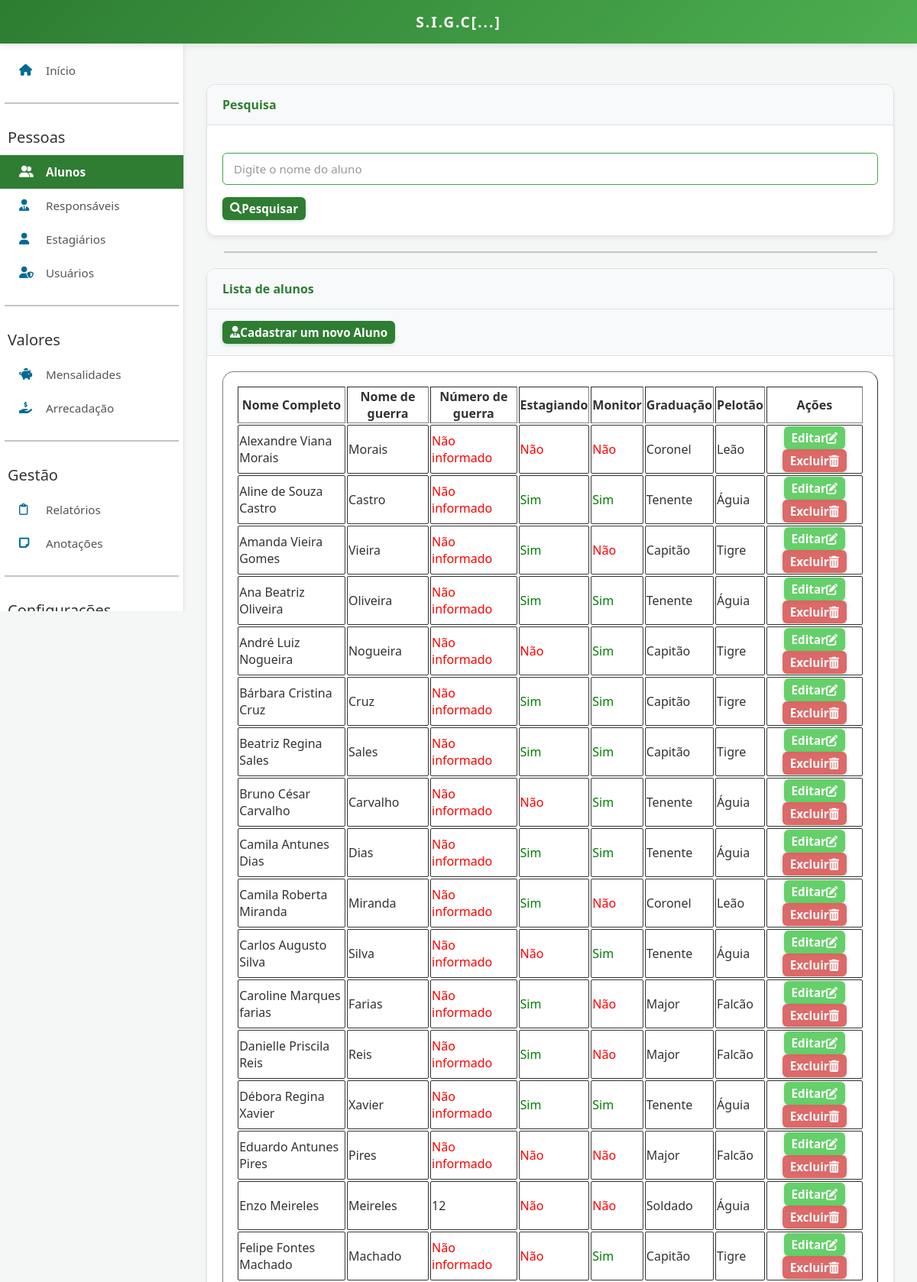
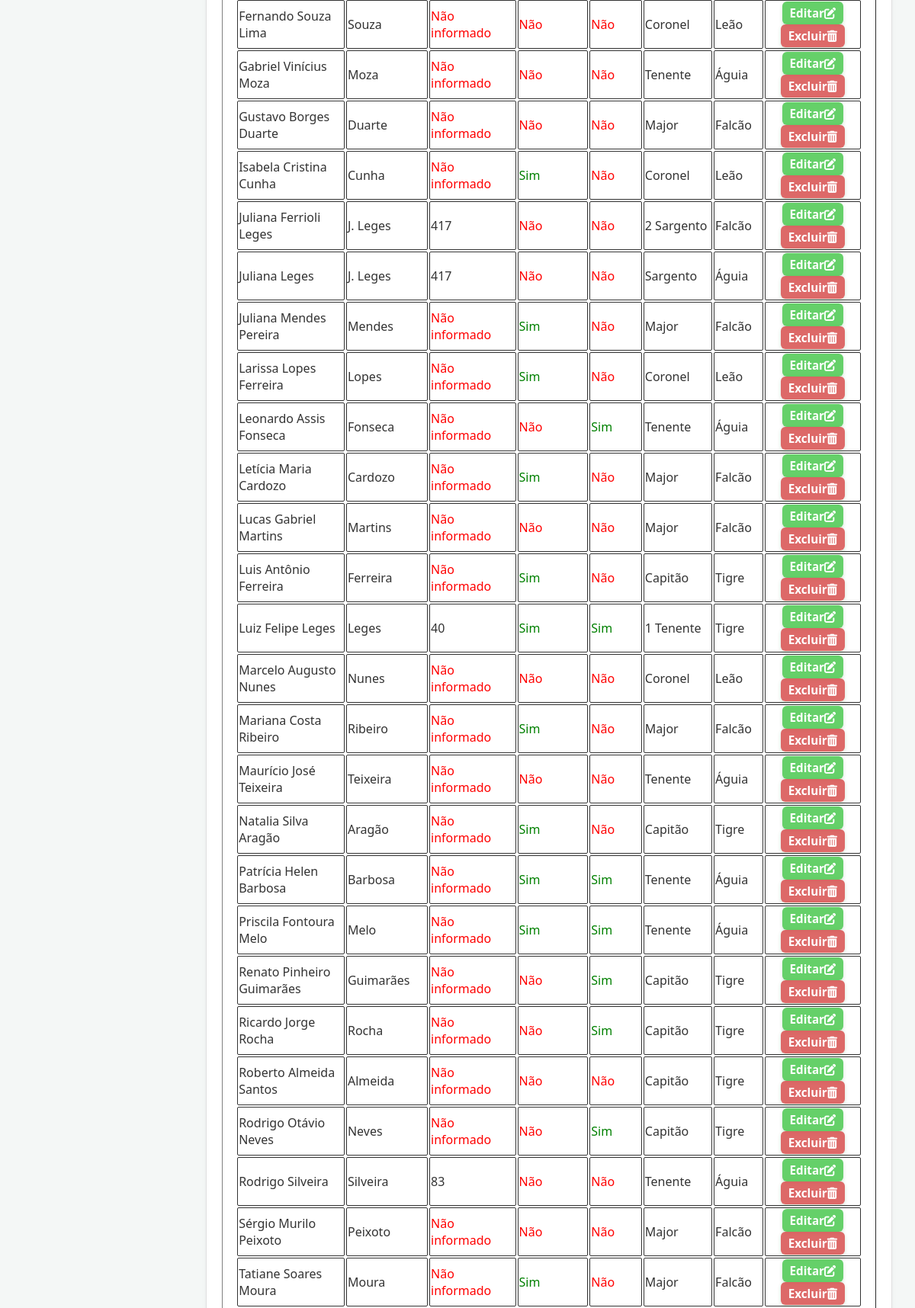
The page /listarAlunos.php (upper part) on the database its author committed (2 pictures, top to bottom).
### tables this page shows
CREATE TABLE IF NOT EXISTS `aluno` (
  `id` int NOT NULL AUTO_INCREMENT,
  `nome` varchar(100) DEFAULT NULL,
  `nome_guerra` varchar(100) DEFAULT NULL,
  `estagiando` tinyint(1) DEFAULT NULL,
  `monitor` tinyint(1) DEFAULT NULL,
  `graduacao` varchar(50) DEFAULT NULL,
  `numero` int DEFAULT NULL,
  `nota_provao` decimal(5,2) DEFAULT NULL,
  `id_pelotao` int DEFAULT NULL,
  `id_mensalidade` int DEFAULT NULL,
  PRIMARY KEY (`id`),
  KEY `id_pelotao` (`id_pelotao`),
  KEY `fk_aluno_mensalidade` (`id_mensalidade`)
);

### listarAlunos.php (the view, shortened to what this page needs)
<?php
include "conecta.php";
$sqlLista = "SELECT * FROM aluno ORDER BY nome";
$resultadoLista = mysqli_query($conn, $sqlLista);
?>
<!DOCTYPE html>
<html lang="en">
<head>
    <?php
    if ($_SESSION['tema'] == 'verdeEscuro') {
        echo '<link rel="stylesheet" href="styleVerdeEscuro.css">';
    } else if ($_SESSION['tema'] == 'verdeClaro') {
        echo '<link rel="stylesheet" href="styleVerdeClaro.css">';
    } else if ($_SESSION['tema'] == 'azulEscuro') {
        echo '<link rel="stylesheet" href="styleAzulEscuro.css">';
    } else if ($_SESSION['tema'] == 'azulClaro') {
        echo '<link rel="stylesheet" href="styleAzulClaro.css">';
    } else if ($_SESSION['tema'] == 'rosaEscuro') {
        echo '<link rel="stylesheet" href="styleRosaEscuro.css">';
    } else if ($_SESSION['tema'] == 'rosaClaro') {
        echo '<link rel="stylesheet" href="styleRosaClaro.css">';
    } else {
        echo '<link rel="stylesheet" href="styleVerdeClaro.css">';
    }
    ?>
    <link rel="stylesheet" href="https://cdnjs.cloudflare.com/ajax/libs/font-awesome/6.0.0/css/all.min.css">
</head>
<body>
    <header>
        <h1>S.I.G.C[...]</h1>
    </header>
    <ul class="sidenav">
        <li><a href="index.php"><i class="fa-solid fa-house"></i> Início</a></li>
        <hr>
        <div style="padding: 10px;"><span style="font-size:20px;">Pessoas</span></div>
        <li><a class="active" href="listarAlunos.php"><i class="fa-solid fa-user-group"></i> Alunos</a></li>
        <li><a href="listarResponsaveis.php"><i class="fa-solid fa-user-tie"></i> Responsáveis</a></li>
        <li><a href="listarEstagiario.php"><i class="fa-solid fa-user"></i> Estagiários</a></li>
        <li><a href="cadastrarUsuario.php"><i class="fa-solid fa-user-shield"></i> Usuários</a></li>
        <hr>
        <div style="padding: 10px;"><span style="font-size:20px;">Valores</span></div>
        <li><a href="listarMensalidades.php"><i class="fa-solid fa-piggy-bank"></i> Mensalidades</a></li>
        <li><a href="arrecadacao.php"><i class="fa-solid fa-hand-holding-dollar"></i> Arrecadação</a></li>
        <hr>
        <div style="padding: 10px;"><span style="font-size:20px;">Gestão</span></div>
        <li><a href="relatorios.php"><i class="fa-regular fa-clipboard"></i> Relatórios</a></li>
        <li><a href="listarAnotacoes.php"><i class="fa-solid fa-note-sticky"></i> Anotações</a></li>
        <hr>
        <div style="padding: 10px;"><span style="font-size:20px;">Configurações</span></div>
    </ul>
    <div class="main-wrapper">
        <div class="content">
            <div class="card">
                <div class="card-header">Pesquisa</div>
                <div class="card-body">
                    <form method="POST" action="">
                        <p><input type="text" name="pesquisa" placeholder="Digite o nome do aluno"></p>
                        <button type="submit"><i class="fa-solid fa-magnifying-glass"></i> Pesquisar</button>
                        </form>
                </div>
            </div>
            <hr>
            <?php if (mysqli_num_rows($resultadoLista) > 0) { ?>
                <div class="card">
                    <div class="card-header">Lista de alunos</div>
                    <div class="card-header"><label><a href="cadastrarAluno.php"><button> <i class="fa-solid fa-user-tie"></i> Cadastrar um novo Aluno</button></a></label></div>
                    <div class="card-body">
                        <table border="1">
                            <tr>
                                <th>Nome Completo</th>
                                <th>Nome de guerra</th>
                                <th>Número de guerra</th>
                                <th>Estagiando</th>
                                <th>Monitor</th>
                                <th>Graduação</th>
                                <th>Pelotão</th>
                                <th>Ações</th>
                            </tr>
                            <?php
                            while ($dados = mysqli_fetch_assoc($resultadoLista)) {
                            ?>
                                <tr>
                                    <td>
                                        <?php $msgNum = ($dados['nome']) ? $dados['nome'] : '<span style="color:red;">Não informado</span>';
                                        echo $msgNum; ?>
                                    </td>
                                    <td>
                                        <?php $msgNum = ($dados['nome_guerra']) ? $dados['nome_guerra'] : '<span style="color:red;">Não informado</span>';
                                        echo $msgNum; ?>
                                    </td>
                                    <td>
                                        <?php $msgNum = ($dados['numero']) ? $dados['numero'] : '<span style="color:red;">Não informado</span>';
                                        echo $msgNum; ?>
                                    </td>
                                    <td>
                                        <?php
                                        if ($dados['estagiando'] == 1) {
                                            echo '<span style="color:green;">Sim</span>';
                                        } else {
                                            echo '<span style="color:red;">Não</span>';
                                        }
                                        ?>
                                    </td>
                                    <td>
                                        <?php
                                        if ($dados['monitor'] == 1) {
                                            echo '<span style="color:green;">Sim</span>';
                                        } else {
                                            echo '<span style="color:red;">Não</span>';
                                        }
                                        ?>
                                    </td>
                                    <td>
                                        <?php echo $dados['graduacao']; ?>
                                    </td>
                                    <td>
                                        <?php
                                        if ($dados['id_pelotao'] == 1) {
                                            echo 'Águia';
                                        } else if ($dados['id_pelotao'] == 2) {
                                            echo 'Falcão';
                                        } else if ($dados['id_pelotao'] == 3) {
                                            echo 'Tigre';
                                        } else if ($dados['id_pelotao'] == 4) {
                                            echo 'Leão';
                                        } else if ($dados['id_pelotao'] == 5) {
                                            echo 'Cobra';
                                        } else {
                                            echo '<span style="color:red;">Não informado</span>';
                                        }
                                        ?>
                                    </td>
                                    <td class="acoes">
                                        <a class="botaoTable" href="editarAluno.php?id_aluno=<?php echo $dados['id']; ?>">
                                            <button class="botaoTable_editar"> Editar <i class="fa-solid fa-pen-to-square"></i>
                                            </button>
                                        </a>
                                            <button class="botaoTable_excluir botaoAbrir" data-id="<?php echo $dados['id']; ?>"> Excluir <i class="fa-solid fa-trash-can"></i>
                                            </button>
                                    </td>
                                </tr>
                            <?php
                            }
                                } ?>
                        </table>
                    </div>
                </div>
        </div>
</body>
</html>

### styleVerdeClaro.css (style rules this page uses)
:root { --primary: #2e7d32; --primary-light: #4caf50; --accent: #006b92; --bg-body: #f4f7f6; --text-dark: #333; --white: #ffffff; --border-color: #e0e0e0; }
body { margin: 0; font-family: 'Segoe UI', Roboto, Helvetica, Arial, sans-serif; background-color: var(--bg-body); color: var(--text-dark); }
header { background: linear-gradient(135deg, var(--primary), var(--primary-light)); color: white; padding: 15px 0; text-align: center; box-shadow: 0 2px 10px rgba(0, 0, 0, 0.1); position: fixed; top: 0; width: 100%; z-index: 1000; }
header h1 { margin: 0; font-size: 1.2rem; letter-spacing: 2px; text-transform: uppercase; }
ul.sidenav { list-style-type: none; margin: 0; padding: 20px 0; width: 240px; background-color: var(--white); position: fixed; height: 100%; top: 50px; height: calc(100vh - 90px); max-height: calc(100vh - 90px); border-right: 1px solid var(--border-color); box-shadow: 2px 0 5px rgba(0, 0, 0, 0.02); overflow-y: auto; transition: all 0.3s ease-in-out; }
ul.sidenav li a { display: flex; align-items: center; color: #555; padding: 12px 25px; text-decoration: none; transition: all 0.3s; font-size: 0.95rem; }
ul.sidenav li a i { margin-right: 15px; width: 20px; color: var(--accent); }
ul.sidenav li a.active { background-color: var(--primary); color: white; font-weight: 600; }
ul.sidenav li a.active i { color: white; }
button, input[type="submit"] { display: inline-flex; align-items: center; justify-content: center; font-family: 'Segoe UI', Roboto, Helvetica, Arial, sans-serif; font-size: 0.95rem; font-weight: 600; padding: 5px 10px; border: none; border-radius: 6px; cursor: pointer; transition: all 0.2s ease-in-out; text-decoration: none; }
button, input[type="submit"] { background-color: #2e7d32; color: #ffffff; box-shadow: 0 2px 5px rgba(46, 125, 50, 0.2); }
input[type="text"], input[type="date"], input[type="number"], textarea, select { width: 100%; max-width: 100%; box-sizing: border-box; font-family: 'Segoe UI', Roboto, Helvetica, Arial, sans-serif; font-size: 0.95rem; padding: 10px 14px; border-radius: 6px; border: 1px solid; outline: none; transition: all 0.2s ease-in-out; }
input[type="text"], input[type="date"], input[type="number"], textarea, select { background-color: #ffffff; border-color: #42a54a; color: #333333; }
input[type="text"]::placeholder { color: #999999; }
hr { border: none; height: 2px; background-color: #c4c4c4; width: 95%; margin: 20px auto; }
table { border-radius: 15px; width: 100%; padding: 2%; }
tr { margin-left: 2%; margin-right: 2%; }
td { border: #333 solid 1px; border-radius: 2px; }
td.acoes { text-align: center; }
.botaoTable { text-decoration: none; margin-inline: 5%; }
.botaoTable_editar { background-color: #65d069; }
.botaoTable_excluir { background-color: #d64947d1; }
.main-wrapper { margin-left: 240px; margin-top: 80px; padding: 30px; }
.card { background: var(--white); border-radius: 12px; overflow: hidden; box-shadow: 0 4px 6px rgba(0, 0, 0, 0.05); border: 1px solid var(--border-color); }
.card-header { background-color: #f8f9fa; padding: 15px 20px; font-weight: bold; border-bottom: 1px solid var(--border-color); color: var(--primary); }
.card-body { padding: 20px; }

### rows shown on the page
aluno: nome "Alexandre Viana Morais", nome_guerra "Morais", shows "Não informado", estagiando "Não", monitor "Não", graduacao "Coronel", shows "Leão"
aluno: nome "Aline de Souza Castro", nome_guerra "Castro", shows "Não informado", estagiando "Sim", monitor "Sim", graduacao "Tenente", shows "Águia"
aluno: nome "Amanda Vieira Gomes", nome_guerra "Vieira", shows "Não informado", estagiando "Sim", monitor "Não", graduacao "Capitão", shows "Tigre"
aluno: nome "Ana Beatriz Oliveira", nome_guerra "Oliveira", shows "Não informado", estagiando "Sim", monitor "Sim", graduacao "Tenente", shows "Águia"
aluno: nome "André Luiz Nogueira", nome_guerra "Nogueira", shows "Não informado", estagiando "Não", monitor "Sim", graduacao "Capitão", shows "Tigre"
aluno: nome "Bárbara Cristina Cruz", nome_guerra "Cruz", shows "Não informado", estagiando "Sim", monitor "Sim", graduacao "Capitão", shows "Tigre"
aluno: nome "Beatriz Regina Sales", nome_guerra "Sales", shows "Não informado", estagiando "Sim", monitor "Sim", graduacao "Capitão", shows "Tigre"
aluno: nome "Bruno César Carvalho", nome_guerra "Carvalho", shows "Não informado", estagiando "Não", monitor "Sim", graduacao "Tenente", shows "Águia"
aluno: nome "Camila Antunes Dias", nome_guerra "Dias", shows "Não informado", estagiando "Sim", monitor "Sim", graduacao "Tenente", shows "Águia"
aluno: nome "Camila Roberta Miranda", nome_guerra "Miranda", shows "Não informado", estagiando "Sim", monitor "Não", graduacao "Coronel", shows "Leão"
aluno: nome "Carlos Augusto Silva", nome_guerra "Silva", shows "Não informado", estagiando "Não", monitor "Sim", graduacao "Tenente", shows "Águia"
aluno: nome "Caroline Marques farias", nome_guerra "Farias", shows "Não informado", estagiando "Sim", monitor "Não", graduacao "Major", shows "Falcão"
aluno: nome "Danielle Priscila Reis", nome_guerra "Reis", shows "Não informado", estagiando "Sim", monitor "Não", graduacao "Major", shows "Falcão"
aluno: nome "Débora Regina Xavier", nome_guerra "Xavier", shows "Não informado", estagiando "Sim", monitor "Sim", graduacao "Tenente", shows "Águia"
aluno: nome "Eduardo Antunes Pires", nome_guerra "Pires", shows "Não informado", estagiando "Não", monitor "Não", graduacao "Major", shows "Falcão"
aluno: nome "Enzo Meireles", nome_guerra "Meireles", numero "12", estagiando "Não", monitor "Não", graduacao "Soldado", shows "Águia"
aluno: nome "Felipe Fontes Machado", nome_guerra "Machado", shows "Não informado", estagiando "Não", monitor "Sim", graduacao "Capitão", shows "Tigre"
aluno: nome "Fernando Souza Lima", nome_guerra "Souza", shows "Não informado", estagiando "Não", monitor "Não", graduacao "Coronel", shows "Leão"
aluno: nome "Gabriel Vinícius Moza", nome_guerra "Moza", shows "Não informado", estagiando "Não", monitor "Não", graduacao "Tenente", shows "Águia"
aluno: nome "Gustavo Borges Duarte", nome_guerra "Duarte", shows "Não informado", estagiando "Não", monitor "Não", graduacao "Major", shows "Falcão"
aluno: nome "Isabela Cristina Cunha", nome_guerra "Cunha", shows "Não informado", estagiando "Sim", monitor "Não", graduacao "Coronel", shows "Leão"
aluno: nome "Juliana Ferrioli Leges", nome_guerra "J. Leges", numero "417", estagiando "Não", monitor "Não", graduacao "2 Sargento", shows "Falcão"
aluno: nome "Juliana Leges", nome_guerra "J. Leges", numero "417", estagiando "Não", monitor "Não", graduacao "Sargento", shows "Águia"
aluno: nome "Juliana Mendes Pereira", nome_guerra "Mendes", shows "Não informado", estagiando "Sim", monitor "Não", graduacao "Major", shows "Falcão"
aluno: nome "Larissa Lopes Ferreira", nome_guerra "Lopes", shows "Não informado", estagiando "Sim", monitor "Não", graduacao "Coronel", shows "Leão"
aluno: nome "Leonardo Assis Fonseca", nome_guerra "Fonseca", shows "Não informado", estagiando "Não", monitor "Sim", graduacao "Tenente", shows "Águia"
aluno: nome "Letícia Maria Cardozo", nome_guerra "Cardozo", shows "Não informado", estagiando "Sim", monitor "Não", graduacao "Major", shows "Falcão"
aluno: nome "Lucas Gabriel Martins", nome_guerra "Martins", shows "Não informado", estagiando "Não", monitor "Não", graduacao "Major", shows "Falcão"
aluno: nome "Luis Antônio Ferreira", nome_guerra "Ferreira", shows "Não informado", estagiando "Sim", monitor "Não", graduacao "Capitão", shows "Tigre"
aluno: nome "Luiz Felipe Leges", nome_guerra "Leges", numero "40", estagiando "Sim", monitor "Sim", graduacao "1 Tenente", shows "Tigre"
aluno: nome "Marcelo Augusto Nunes", nome_guerra "Nunes", shows "Não informado", estagiando "Não", monitor "Não", graduacao "Coronel", shows "Leão"
aluno: nome "Mariana Costa Ribeiro", nome_guerra "Ribeiro", shows "Não informado", estagiando "Sim", monitor "Não", graduacao "Major", shows "Falcão"
aluno: nome "Maurício José Teixeira", nome_guerra "Teixeira", shows "Não informado", estagiando "Não", monitor "Não", graduacao "Tenente", shows "Águia"
aluno: nome "Natalia Silva Aragão", nome_guerra "Aragão", shows "Não informado", estagiando "Sim", monitor "Não", graduacao "Capitão", shows "Tigre"
aluno: nome "Patrícia Helen Barbosa", nome_guerra "Barbosa", shows "Não informado", estagiando "Sim", monitor "Sim", graduacao "Tenente", shows "Águia"
aluno: nome "Priscila Fontoura Melo", nome_guerra "Melo", shows "Não informado", estagiando "Sim", monitor "Sim", graduacao "Tenente", shows "Águia"
aluno: nome "Renato Pinheiro Guimarães", nome_guerra "Guimarães", shows "Não informado", estagiando "Não", monitor "Sim", graduacao "Capitão", shows "Tigre"
aluno: nome "Ricardo Jorge Rocha", nome_guerra "Rocha", shows "Não informado", estagiando "Não", monitor "Sim", graduacao "Capitão", shows "Tigre"
aluno: nome "Roberto Almeida Santos", nome_guerra "Almeida", shows "Não informado", estagiando "Não", monitor "Não", graduacao "Capitão", shows "Tigre"
aluno: nome "Rodrigo Otávio Neves", nome_guerra "Neves", shows "Não informado", estagiando "Não", monitor "Sim", graduacao "Capitão", shows "Tigre"
aluno: nome "Rodrigo Silveira", nome_guerra "Silveira", numero "83", estagiando "Não", monitor "Não", graduacao "Tenente", shows "Águia"
aluno: nome "Sérgio Murilo Peixoto", nome_guerra "Peixoto", shows "Não informado", estagiando "Não", monitor "Não", graduacao "Major", shows "Falcão"
aluno: nome "Tatiane Soares Moura", nome_guerra "Moura", shows "Não informado", estagiando "Sim", monitor "Não", graduacao "Major", shows "Falcão"
